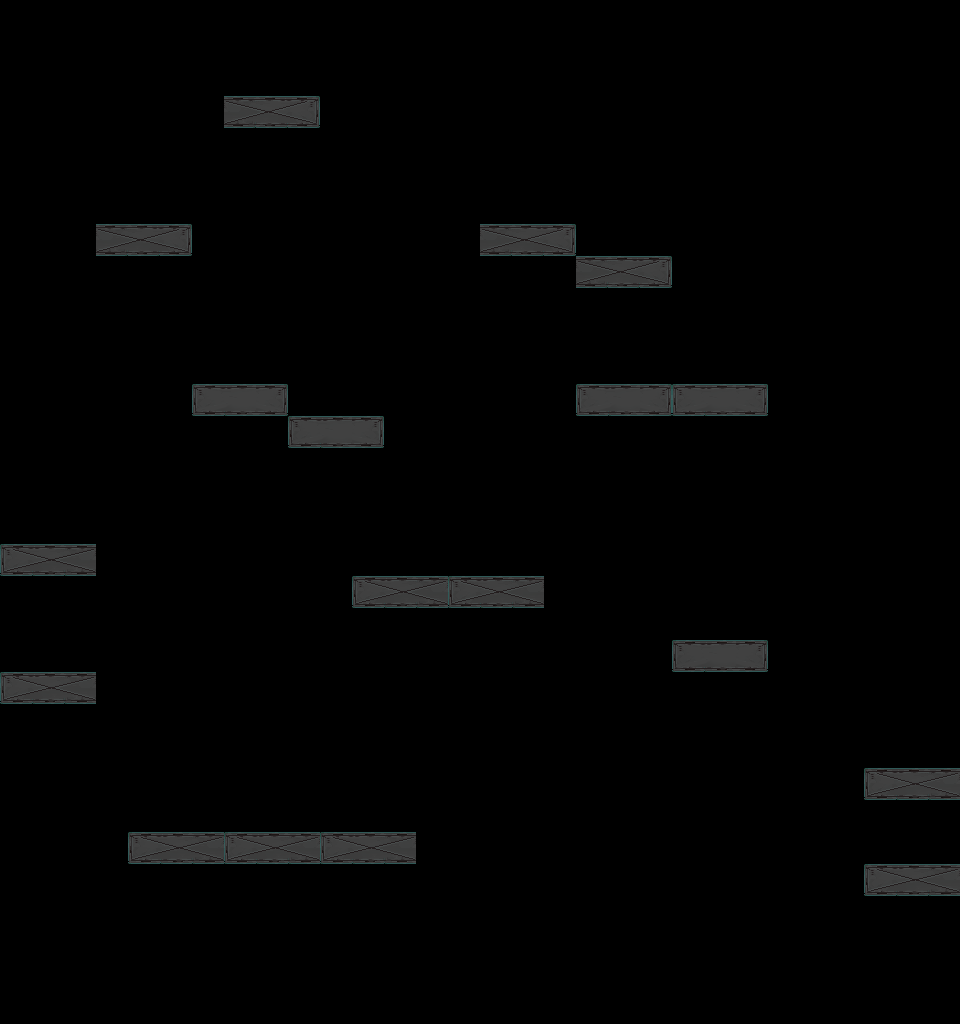

A 2D game scene composited from a Tiled map and its tileset images. What follows is a short description and the map's XML, with every tile layer's data as written:
An orthogonal 30x32 tile map with 32x32 px tiles, 1 tile layer (Platforms).

<map version="1.2" tiledversion="1.3.5" orientation="orthogonal" renderorder="right-down" width="30" height="32" tilewidth="32" tileheight="32" infinite="0" nextlayerid="2" nextobjectid="1">
 <tileset firstgid="1" name="level_tileset_2" tilewidth="32" tileheight="32" tilecount="9" columns="3">
  <image source="../sprites/tiles.png" width="96" height="96" />
 </tileset>
 <layer id="1" name="Platforms" width="30" height="32">
  <data encoding="csv">
0,0,0,0,0,0,0,0,0,0,0,0,0,0,0,0,0,0,0,0,0,0,0,0,0,0,0,0,0,0,
0,0,0,0,0,0,0,0,0,0,0,0,0,0,0,0,0,0,0,0,0,0,0,0,0,0,0,0,0,0,
0,0,0,0,0,0,0,0,0,0,0,0,0,0,0,0,0,0,0,0,0,0,0,0,0,0,0,0,0,0,
0,0,0,0,0,0,0,7,8,9,0,0,0,0,0,0,0,0,0,0,0,0,0,0,0,0,0,0,0,0,
0,0,0,0,0,0,0,0,0,0,0,0,0,0,0,0,0,0,0,0,0,0,0,0,0,0,0,0,0,0,
0,0,0,0,0,0,0,0,0,0,0,0,0,0,0,0,0,0,0,0,0,0,0,0,0,0,0,0,0,0,
0,0,0,0,0,0,0,0,0,0,0,0,0,0,0,0,0,0,0,0,0,0,0,0,0,0,0,0,0,0,
0,0,0,7,8,9,0,0,0,0,0,0,0,0,0,7,8,9,0,0,0,0,0,0,0,0,0,0,0,0,
0,0,0,0,0,0,0,0,0,0,0,0,0,0,0,0,0,0,7,8,9,0,0,0,0,0,0,0,0,0,
0,0,0,0,0,0,0,0,0,0,0,0,0,0,0,0,0,0,0,0,0,0,0,0,0,0,0,0,0,0,
0,0,0,0,0,0,0,0,0,0,0,0,0,0,0,0,0,0,0,0,0,0,0,0,0,0,0,0,0,0,
0,0,0,0,0,0,0,0,0,0,0,0,0,0,0,0,0,0,0,0,0,0,0,0,0,0,0,0,0,0,
0,0,0,0,0,0,4,5,6,0,0,0,0,0,0,0,0,0,4,5,6,4,5,6,0,0,0,0,0,0,
0,0,0,0,0,0,0,0,0,4,5,6,0,0,0,0,0,0,0,0,0,0,0,0,0,0,0,0,0,0,
0,0,0,0,0,0,0,0,0,0,0,0,0,0,0,0,0,0,0,0,0,0,0,0,0,0,0,0,0,0,
0,0,0,0,0,0,0,0,0,0,0,0,0,0,0,0,0,0,0,0,0,0,0,0,0,0,0,0,0,0,
0,0,0,0,0,0,0,0,0,0,0,0,0,0,0,0,0,0,0,0,0,0,0,0,0,0,0,0,0,0,
1,2,3,0,0,0,0,0,0,0,0,0,0,0,0,0,0,0,0,0,0,0,0,0,0,0,0,0,0,0,
0,0,0,0,0,0,0,0,0,0,0,1,2,3,1,2,3,0,0,0,0,0,0,0,0,0,0,0,0,0,
0,0,0,0,0,0,0,0,0,0,0,0,0,0,0,0,0,0,0,0,0,0,0,0,0,0,0,0,0,0,
0,0,0,0,0,0,0,0,0,0,0,0,0,0,0,0,0,0,0,0,0,4,5,6,0,0,0,0,0,0,
1,2,3,0,0,0,0,0,0,0,0,0,0,0,0,0,0,0,0,0,0,0,0,0,0,0,0,0,0,0,
0,0,0,0,0,0,0,0,0,0,0,0,0,0,0,0,0,0,0,0,0,0,0,0,0,0,0,0,0,0,
0,0,0,0,0,0,0,0,0,0,0,0,0,0,0,0,0,0,0,0,0,0,0,0,0,0,0,0,0,0,
0,0,0,0,0,0,0,0,0,0,0,0,0,0,0,0,0,0,0,0,0,0,0,0,0,0,0,1,2,3,
0,0,0,0,0,0,0,0,0,0,0,0,0,0,0,0,0,0,0,0,0,0,0,0,0,0,0,0,0,0,
0,0,0,0,1,2,3,1,2,3,1,2,3,0,0,0,0,0,0,0,0,0,0,0,0,0,0,0,0,0,
0,0,0,0,0,0,0,0,0,0,0,0,0,0,0,0,0,0,0,0,0,0,0,0,0,0,0,1,2,3,
0,0,0,0,0,0,0,0,0,0,0,0,0,0,0,0,0,0,0,0,0,0,0,0,0,0,0,0,0,0,
0,0,0,0,0,0,0,0,0,0,0,0,0,0,0,0,0,0,0,0,0,0,0,0,0,0,0,0,0,0,
0,0,0,0,0,0,0,0,0,0,0,0,0,0,0,0,0,0,0,0,0,0,0,0,0,0,0,0,0,0,
0,0,0,0,0,0,0,0,0,0,0,0,0,0,0,0,0,0,0,0,0,0,0,0,0,0,0,0,0,0
</data>
 </layer>
</map>
